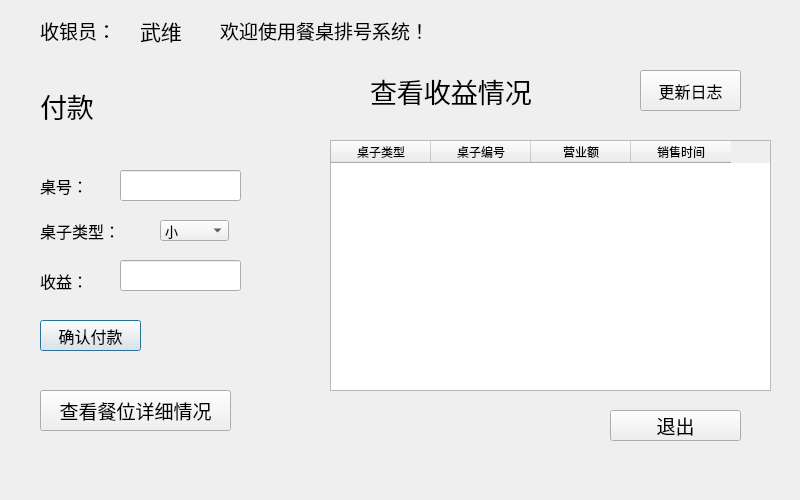
<?xml version="1.0" encoding="UTF-8"?>
<ui version="4.0">
 <class>cashierView</class>
 <widget class="QDialog" name="cashierView">
  <property name="geometry">
   <rect>
    <x>0</x>
    <y>0</y>
    <width>800</width>
    <height>500</height>
   </rect>
  </property>
  <property name="minimumSize">
   <size>
    <width>800</width>
    <height>500</height>
   </size>
  </property>
  <property name="maximumSize">
   <size>
    <width>800</width>
    <height>500</height>
   </size>
  </property>
  <property name="windowTitle">
   <string>Cashier</string>
  </property>
  <widget class="QLabel" name="label">
   <property name="geometry">
    <rect>
     <x>40</x>
     <y>20</y>
     <width>71</width>
     <height>21</height>
    </rect>
   </property>
   <property name="font">
    <font>
     <family>微软雅黑</family>
     <pointsize>14</pointsize>
    </font>
   </property>
   <property name="text">
    <string>收银员：</string>
   </property>
  </widget>
  <widget class="QLabel" name="label_2">
   <property name="geometry">
    <rect>
     <x>140</x>
     <y>10</y>
     <width>51</width>
     <height>41</height>
    </rect>
   </property>
   <property name="font">
    <font>
     <family>微软雅黑</family>
     <pointsize>16</pointsize>
    </font>
   </property>
   <property name="text">
    <string>武维</string>
   </property>
  </widget>
  <widget class="QLabel" name="label_3">
   <property name="geometry">
    <rect>
     <x>220</x>
     <y>20</y>
     <width>201</width>
     <height>21</height>
    </rect>
   </property>
   <property name="font">
    <font>
     <family>微软雅黑</family>
     <pointsize>14</pointsize>
    </font>
   </property>
   <property name="text">
    <string>欢迎使用餐桌排号系统！</string>
   </property>
  </widget>
  <widget class="QLabel" name="label_4">
   <property name="geometry">
    <rect>
     <x>40</x>
     <y>90</y>
     <width>131</width>
     <height>31</height>
    </rect>
   </property>
   <property name="font">
    <font>
     <family>微软雅黑</family>
     <pointsize>20</pointsize>
    </font>
   </property>
   <property name="text">
    <string>付款</string>
   </property>
  </widget>
  <widget class="QLabel" name="TableNumLabel">
   <property name="geometry">
    <rect>
     <x>40</x>
     <y>170</y>
     <width>61</width>
     <height>31</height>
    </rect>
   </property>
   <property name="font">
    <font>
     <family>微软雅黑</family>
     <pointsize>12</pointsize>
    </font>
   </property>
   <property name="text">
    <string>桌号：</string>
   </property>
  </widget>
  <widget class="QLineEdit" name="TableNumLine">
   <property name="geometry">
    <rect>
     <x>120</x>
     <y>170</y>
     <width>121</width>
     <height>31</height>
    </rect>
   </property>
  </widget>
  <widget class="QComboBox" name="TypeBox">
   <property name="geometry">
    <rect>
     <x>160</x>
     <y>220</y>
     <width>69</width>
     <height>21</height>
    </rect>
   </property>
   <property name="font">
    <font>
     <family>微软雅黑</family>
     <pointsize>10</pointsize>
    </font>
   </property>
   <item>
    <property name="text">
     <string>小</string>
    </property>
   </item>
   <item>
    <property name="text">
     <string>中</string>
    </property>
   </item>
   <item>
    <property name="text">
     <string>大</string>
    </property>
   </item>
  </widget>
  <widget class="QLabel" name="TypeLabel">
   <property name="geometry">
    <rect>
     <x>40</x>
     <y>210</y>
     <width>91</width>
     <height>41</height>
    </rect>
   </property>
   <property name="font">
    <font>
     <family>微软雅黑</family>
     <pointsize>12</pointsize>
    </font>
   </property>
   <property name="text">
    <string>桌子类型：</string>
   </property>
  </widget>
  <widget class="QLabel" name="label_5">
   <property name="geometry">
    <rect>
     <x>40</x>
     <y>270</y>
     <width>71</width>
     <height>21</height>
    </rect>
   </property>
   <property name="font">
    <font>
     <family>微软雅黑</family>
     <pointsize>12</pointsize>
    </font>
   </property>
   <property name="text">
    <string>收益：</string>
   </property>
  </widget>
  <widget class="QLineEdit" name="MoneyLine">
   <property name="geometry">
    <rect>
     <x>120</x>
     <y>260</y>
     <width>121</width>
     <height>31</height>
    </rect>
   </property>
  </widget>
  <widget class="QPushButton" name="PayButton">
   <property name="geometry">
    <rect>
     <x>40</x>
     <y>320</y>
     <width>101</width>
     <height>31</height>
    </rect>
   </property>
   <property name="font">
    <font>
     <family>微软雅黑</family>
     <pointsize>12</pointsize>
    </font>
   </property>
   <property name="text">
    <string>确认付款</string>
   </property>
  </widget>
  <widget class="QLabel" name="label_6">
   <property name="geometry">
    <rect>
     <x>370</x>
     <y>70</y>
     <width>171</width>
     <height>41</height>
    </rect>
   </property>
   <property name="font">
    <font>
     <family>微软雅黑</family>
     <pointsize>20</pointsize>
     <weight>50</weight>
     <bold>false</bold>
    </font>
   </property>
   <property name="text">
    <string>查看收益情况</string>
   </property>
  </widget>
  <widget class="QTableWidget" name="ResultTable">
   <property name="geometry">
    <rect>
     <x>330</x>
     <y>140</y>
     <width>441</width>
     <height>251</height>
    </rect>
   </property>
   <column>
    <property name="text">
     <string>桌子类型</string>
    </property>
   </column>
   <column>
    <property name="text">
     <string>桌子编号</string>
    </property>
   </column>
   <column>
    <property name="text">
     <string>营业额</string>
    </property>
   </column>
   <column>
    <property name="text">
     <string>销售时间</string>
    </property>
    <property name="textAlignment">
     <set>AlignHCenter|AlignVCenter|AlignCenter</set>
    </property>
   </column>
  </widget>
  <widget class="QPushButton" name="RefreashButton">
   <property name="geometry">
    <rect>
     <x>640</x>
     <y>70</y>
     <width>101</width>
     <height>41</height>
    </rect>
   </property>
   <property name="font">
    <font>
     <family>微软雅黑</family>
     <pointsize>12</pointsize>
    </font>
   </property>
   <property name="text">
    <string>更新日志</string>
   </property>
  </widget>
  <widget class="QPushButton" name="ExitButton">
   <property name="geometry">
    <rect>
     <x>610</x>
     <y>410</y>
     <width>131</width>
     <height>31</height>
    </rect>
   </property>
   <property name="font">
    <font>
     <family>微软雅黑</family>
     <pointsize>14</pointsize>
    </font>
   </property>
   <property name="text">
    <string>退出</string>
   </property>
  </widget>
  <widget class="QPushButton" name="pushButton">
   <property name="geometry">
    <rect>
     <x>40</x>
     <y>390</y>
     <width>191</width>
     <height>41</height>
    </rect>
   </property>
   <property name="font">
    <font>
     <family>微软雅黑</family>
     <pointsize>14</pointsize>
    </font>
   </property>
   <property name="text">
    <string>查看餐位详细情况</string>
   </property>
  </widget>
 </widget>
 <resources/>
 <connections>
  <connection>
   <sender>ExitButton</sender>
   <signal>clicked()</signal>
   <receiver>cashierView</receiver>
   <slot>close()</slot>
   <hints>
    <hint type="sourcelabel">
     <x>635</x>
     <y>425</y>
    </hint>
    <hint type="destinationlabel">
     <x>399</x>
     <y>249</y>
    </hint>
   </hints>
  </connection>
 </connections>
</ui>
